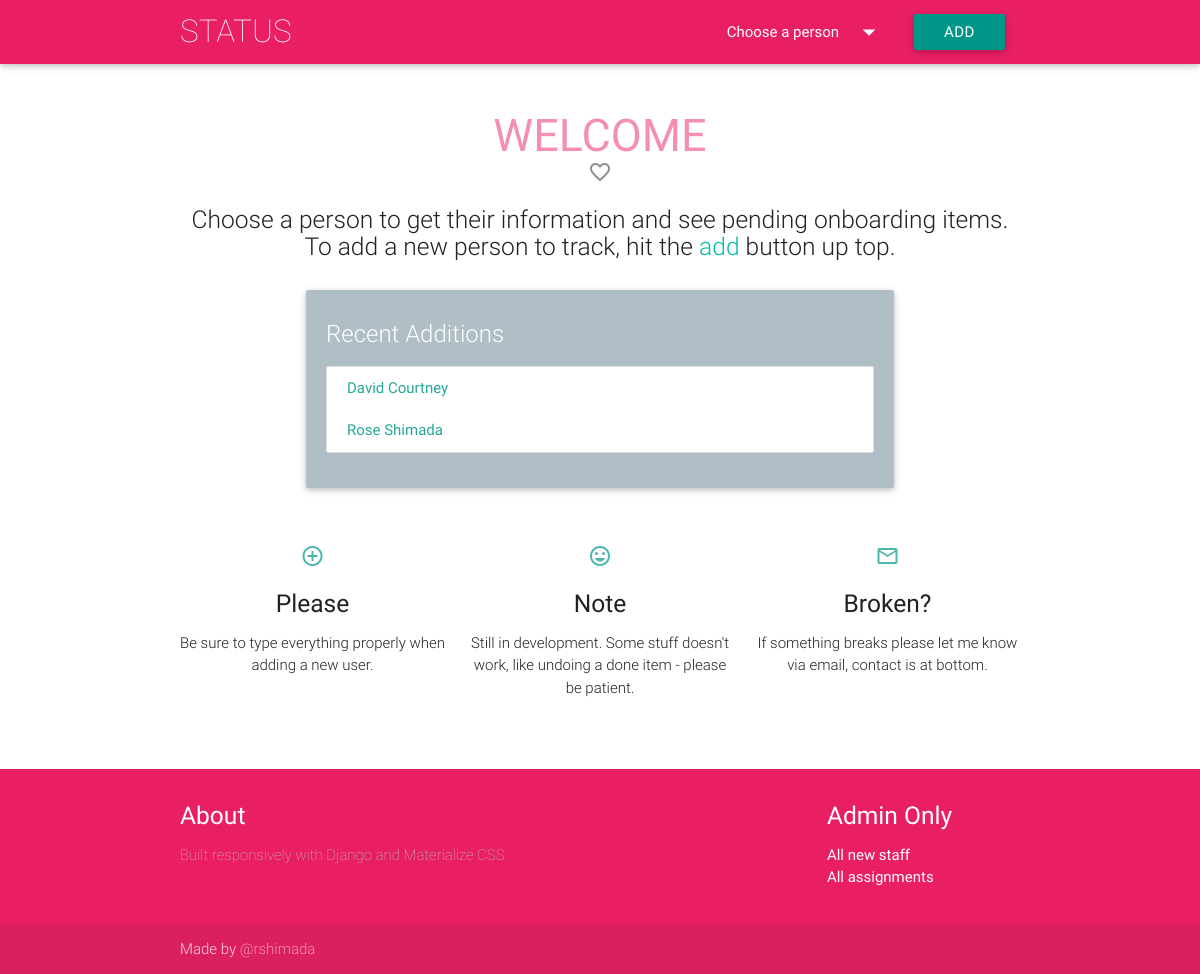
The app's page /, older data.
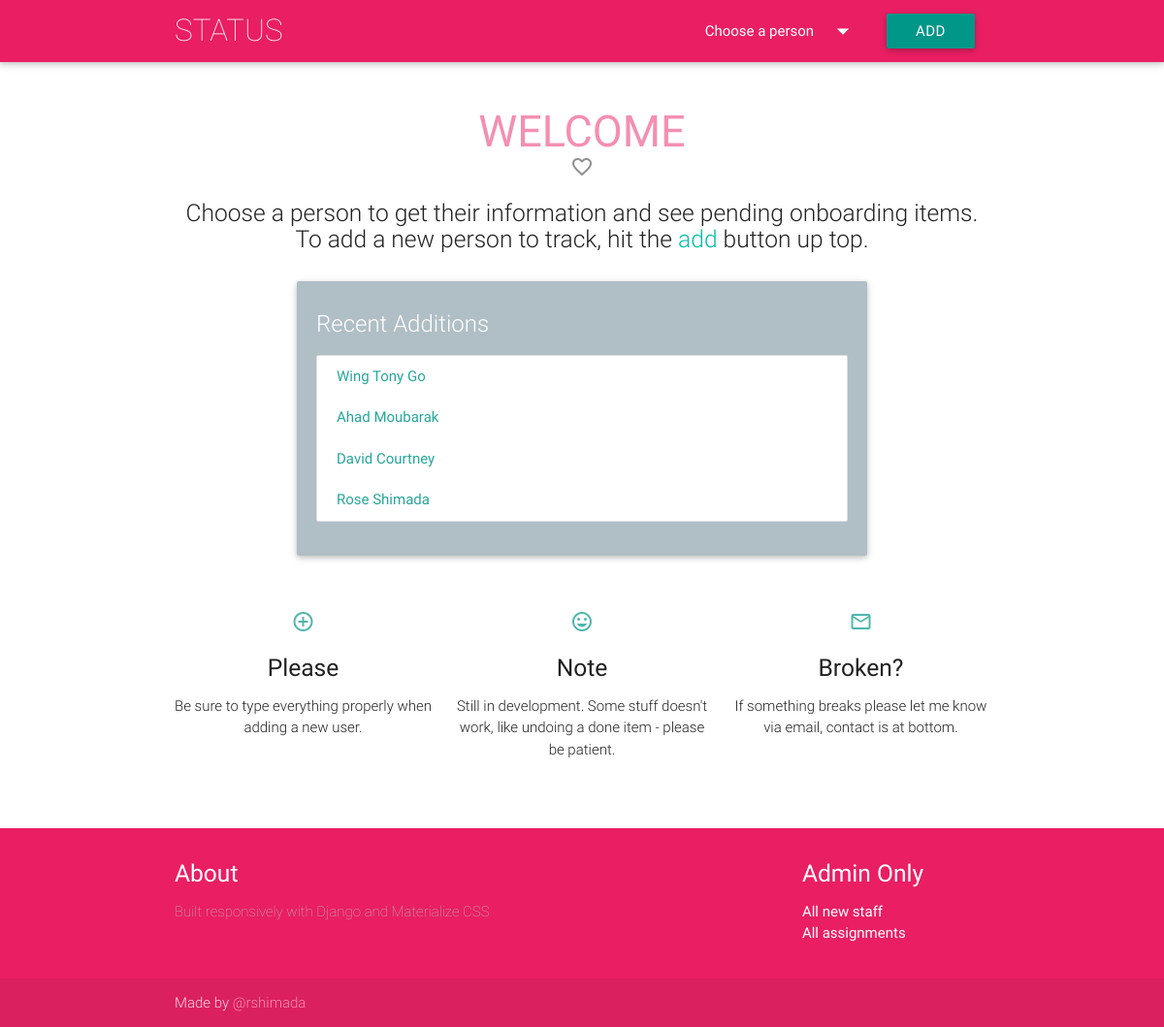
The same page, newer data.
### app/models.py (models this page shows)
class Person(models.Model):
    CAPABILITY_CHOICES = (
        ('ADS', 'ADS'),
        ('CDS', 'CDS'),
        ('VDS', 'VDS'),
        ('PCC', 'PCC'),
        ('VM', 'Virtualization'),
        ('AD', 'Active Directory'),
        ('BAC', 'Backup'),
        ('STO', 'Storage'),
        ('UNX', 'UNIX'),
        ('WIN', 'Wintel'))
    TEAM_CHOICES = (
        ('iACTION', 'iACTION'),
        ('iBUILD', 'iBUILD'),
        ('iENHANCE', 'iENHANCE'),
        ('iSOLVE', 'iSOLVE'))
    EMPLOY_CHOICES = (
        ('Contractor', 'Contractor'),
        ('Employee', 'Employee'))
    firstname = models.CharField(max_length=200, verbose_name='First name')
    lastname = models.CharField(max_length=200, verbose_name='Last name')
    shortname = models.CharField(max_length=200, unique=True, verbose_name='CSC shortname')
    startdate = models.DateField(auto_now_add=False, verbose_name='Start date')
    addeddate = models.DateTimeField(auto_now_add=True, verbose_name='Date added to status app')
    personalstreet = models.CharField(max_length=50, blank=True, verbose_name='Home street address')
    personalcity = models.CharField(max_length=50, verbose_name='Home city', default='Hartford')
    personalstate = models.CharField(max_length=50, verbose_name='Home state (abbreviation)', default='CT')
    personalzip = models.CharField(max_length=5, blank=True, verbose_name='Home zip code')
    personalemail = models.EmailField(max_length=50, blank=True, verbose_name='Personal email address')
    personalphone = PhoneNumberField(blank=True, verbose_name='Personal phone number, format: +1 860 888 6060')
    workphone = PhoneNumberField(blank=True, verbose_name='Work phone number')
    workstreet = models.CharField(max_length=50, blank=True, verbose_name='Work street address')
    workcity = models.CharField(max_length=50, verbose_name='Work city', default='Hartford')
    workstate = models.CharField(max_length=50, verbose_name='Work state', default='CT')
    workzip = models.CharField(max_length=5, blank=True, verbose_name='Work zip code')
    capability = models.CharField(max_length=20, choices=CAPABILITY_CHOICES, default='Wintel')
    team = models.CharField(max_length=20, choices=TEAM_CHOICES, default='iBUILD')
    kite = models.BooleanField(default=False, verbose_name='Assigned to KITE project')
    remote = models.BooleanField(default=False, verbose_name='Working remotely')
    csctransfer = models.BooleanField(default=False, verbose_name='Existing CSC employee')
    employid = models.CharField(max_length=15, blank=True, verbose_name='Employee number or PRN')
    employtype = models.CharField(max_length=50, choices=EMPLOY_CHOICES, default='Contractor', verbose_name='Employment Type')
    tokenserial = models.CharField(max_length=15, blank=True, verbose_name='Token serial number')
    class Meta:
        ordering = ['addeddate']
        verbose_name_plural = 'people'
        unique_together = ("firstname", "lastname")
    def __str__(self):
        return '{0} {1}'.format(self.firstname, self.lastname)

### app/views.py (the view)
# urls.py: url(r'^$', views.index),
def index(request):
    people = Person.objects.order_by('-addeddate')
    return render(request, 'app/index.html',
        {'people': people})

### app/templates/app/index.html (shortened to what this page needs)
{% load staticfiles %}
<html>
<head>
  <link type="text/css" rel="stylesheet" href="{% static 'app/css/materialize.css' %}" />
  <link type="text/css" rel="stylesheet" href="{% static 'app/css/app.css' %}" />
</head>
<body>
  <nav class="pink" role="navigation">
    <div class="nav-wrapper container">
      <a id="logo-container" href="/" class="brand-logo hide-on-med-and-down">STATUS</a>
      <ul class="right">
        <li>
          <a class="dropdown-button" href="#!" data-activates="dropdown1">
            Choose a person
            <i class="material-icons right">arrow_drop_down</i>
          </a>
        </li>
        <li>
          <a target="_blank" class="btn waves-effect waves-light teal" type="submit" name="action" href="/admin/app/person/add/">Add</a>
        </li>
      </ul>
    </div>
  </nav>
  {% block content %}
  <div class="container">
    <div class="section no-pad-bot" id="index-banner">
      <h1 class="header-main center pink-text text-lighten-3">welcome</h1>
      <h5 class="subheader center"><i class="material-icons">favorite_border</i></h5>
      <div class="row center">
        <h5 class="header col s12 light">
          Choose a person to get their information and see pending onboarding items. To add a new person to track, hit the <a class="button">add</a> button up top.
        </h5>
      </div>
      <div class="container">
        <div class="card blue-grey lighten-3 white-text">
          <div class="card-content">
            <span class="card-title">Recent Additions</span>
            <ul id="collection1" class="collection">
              {% for person in people|slice:":5" %}
              <li><a href="/{{ person.shortname }}" class="collection-item">{{ person }}</a></li>
              {% endfor %}
            </ul>
          </div>
        </div>
      </div>
        <div class="section center">
          <div class="row">
            <div class="col s12 m4">
              <div class="icon-block">
                <h2 class="center teal-text text-lighten-2"><i class="material-icons">add_circle_outline</i></h2>
                <h5 class="center">Please</h5>
                <p class="light">Be sure to type everything properly when adding a new user.</p>
              </div>
            </div>
            <div class="col s12 m4">
              <div class="icon-block">
                <h2 class="center teal-text text-lighten-2"><i class="material-icons">insert_emoticon</i></h2>
                <h5 class="center">Note</h5>
                <p class="light">Still in development. Some stuff doesn't work, like undoing a done item - please be patient.</p>
              </div>
            </div>
            <div class="col s12 m4">
              <div class="icon-block">
                <h2 class="center teal-text text-lighten-2"><i class="material-icons">mail_outline</i></h2>
                <h5 class="center">Broken?</h5>
                <p class="light">If something breaks please let me know via email, contact is at bottom.</p>
              </div>
            </div>
          </div>
        </div>
      </div>
    </div>
  {% endblock %}
<footer class="page-footer pink">
  <div class="container">
    <div class="row">
      <div class="col l6 s12">
        <h5 class="white-text">About</h5>
        <p class="footer-light grey-text text-lighten-1">Built responsively with Django and Materialize CSS</p>
      </div>
      <div class="col l3 s12">
      </div>
      <div class="col l3 s12">
        <h5 class="white-text">Admin Only</h5>
        <ul>
          <li><a class="white-text" href="/admin/app/person/">All new staff</a></li>
          <li><a class="white-text" href="/admin/app/assignment/">All assignments</a></li>
        </ul>
      </div>
    </div>
  </div>
  <div class="footer-copyright">
    <div class="container">
      Made by <a class="pink-text text-lighten-3" href="mailto:rshimada@csc.com">@rshimada</a>
    </div>
  </div>
</footer>
</body>
</html>

Row changes from the older to the newer data that the page shows:
added Person: firstname+lastname "Wing Tony Go"
added Person: firstname+lastname "Ahad Moubarak"
